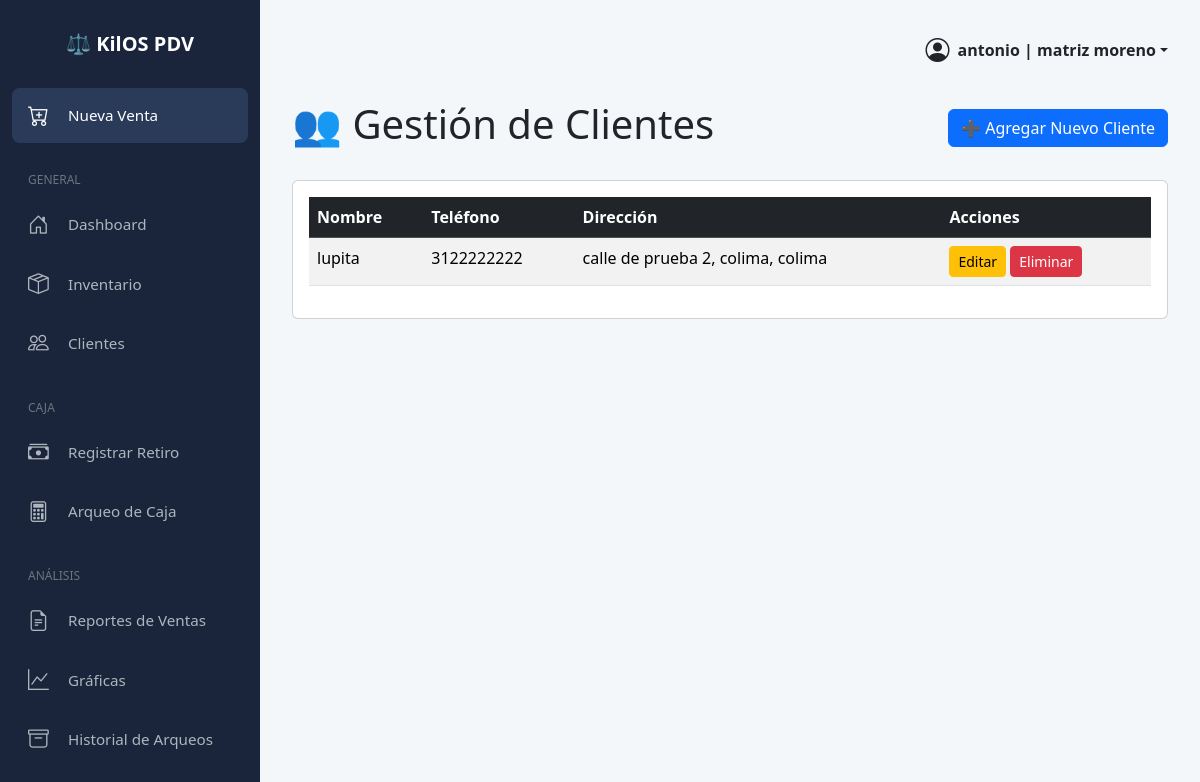
Page /clientes/ (signed in) on the earlier database version.
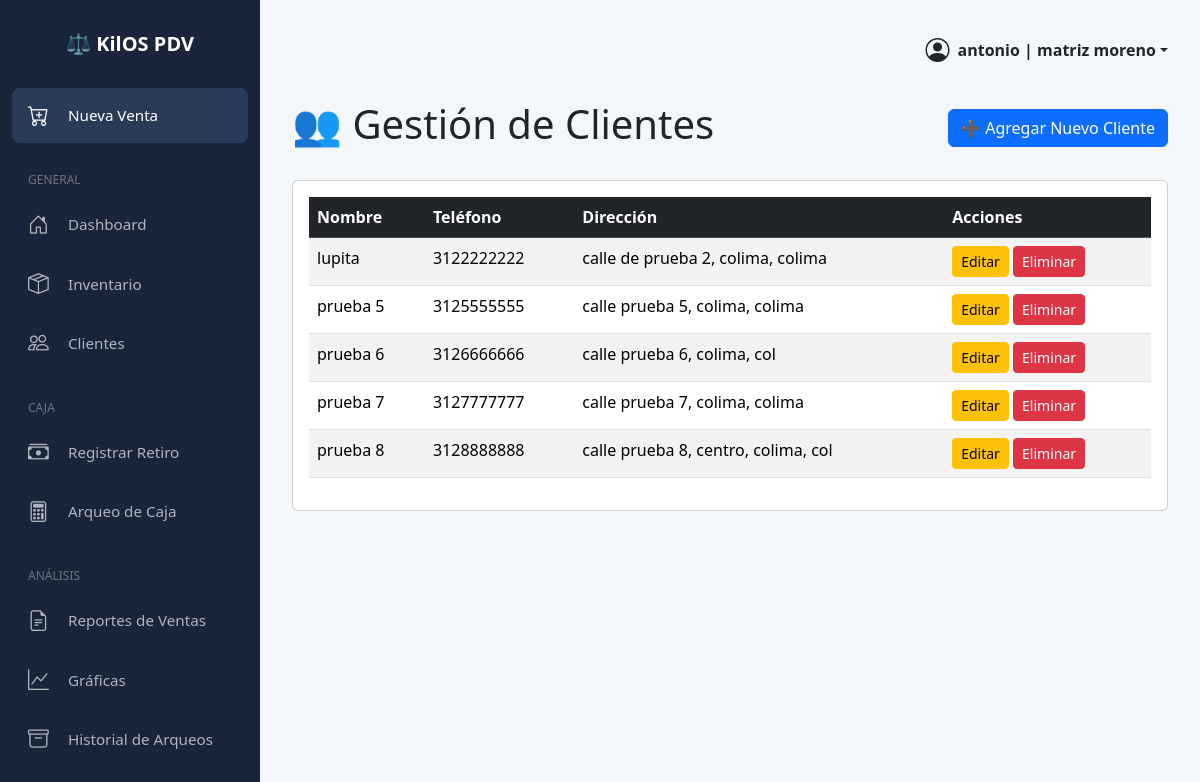
Same page on the later database version.
### inventario/models.py (models this page shows, shortened)
class Cliente(models.Model):
    empresa = models.ForeignKey(Empresa, on_delete=models.CASCADE) # <-- NUEVO: El cliente pertenece a una empresa
    nombre = models.CharField(max_length=100)
    telefono = models.CharField(max_length=20) # Ya no necesita ser 'unique' globalmente
    direccion = models.TextField(blank=True, null=True)

### inventario/views.py (the view)
# urls.py: path('clientes/', views.gestion_clientes, name='gestion-clientes'),
@login_required
def gestion_clientes(request):
    empresa_del_usuario = request.user.profile.empresa
    clientes = Cliente.objects.filter(empresa=empresa_del_usuario).order_by('nombre')
    contexto = {'clientes': clientes}
    return render(request, 'inventario/gestion_clientes.html', contexto)

### inventario/templates/inventario/gestion_clientes.html (shortened to what this page needs)
{% extends "inventario/base.html" %}
{% block content %}
<div class="d-flex justify-content-between align-items-center mb-4">
    <h1>👥 Gestión de Clientes</h1>
    <a href="{% url 'agregar-cliente' %}" class="btn btn-primary">➕ Agregar Nuevo Cliente</a>
</div>
<div class="card card-body">
    {% if clientes %}
        <div class="table-responsive">
            <table class="table table-striped table-hover">
                <thead class="table-dark">
                    <tr>
                        <th>Nombre</th>
                        <th>Teléfono</th>
                        <th>Dirección</th>
                        <th>Acciones</th>
                    </tr>
                </thead>
                <tbody>
                    {% for cliente in clientes %}
                    <tr>
                        <td>{{ cliente.nombre }}</td>
                        <td>{{ cliente.telefono }}</td>
                        <td>{{ cliente.direccion|default:"No especificada" }}</td>
                        <td>
                            <a href="{% url 'editar-cliente' cliente.id %}" class="btn btn-warning btn-sm">Editar</a>
                            <a href="{% url 'eliminar-cliente' cliente.id %}" class="btn btn-danger btn-sm">Eliminar</a>
                        </td>
                    </tr>
                    {% endfor %}
                </tbody>
            </table>
        </div>
    {% else %}
        <div class="alert alert-info text-center">
            Aún no tienes clientes registrados.
        </div>
    {% endif %}
</div>
{% endblock %}

Differences in the rows shown:
added Cliente: nombre "prueba 5", telefono "3125555555", direccion "calle prueba 5, colima, colima"
added Cliente: nombre "prueba 6", telefono "3126666666", direccion "calle prueba 6, colima, col"
added Cliente: nombre "prueba 7", telefono "3127777777", direccion "calle prueba 7, colima, colima"
added Cliente: nombre "prueba 8", telefono "3128888888", direccion "calle prueba 8, centro, colima, col"
